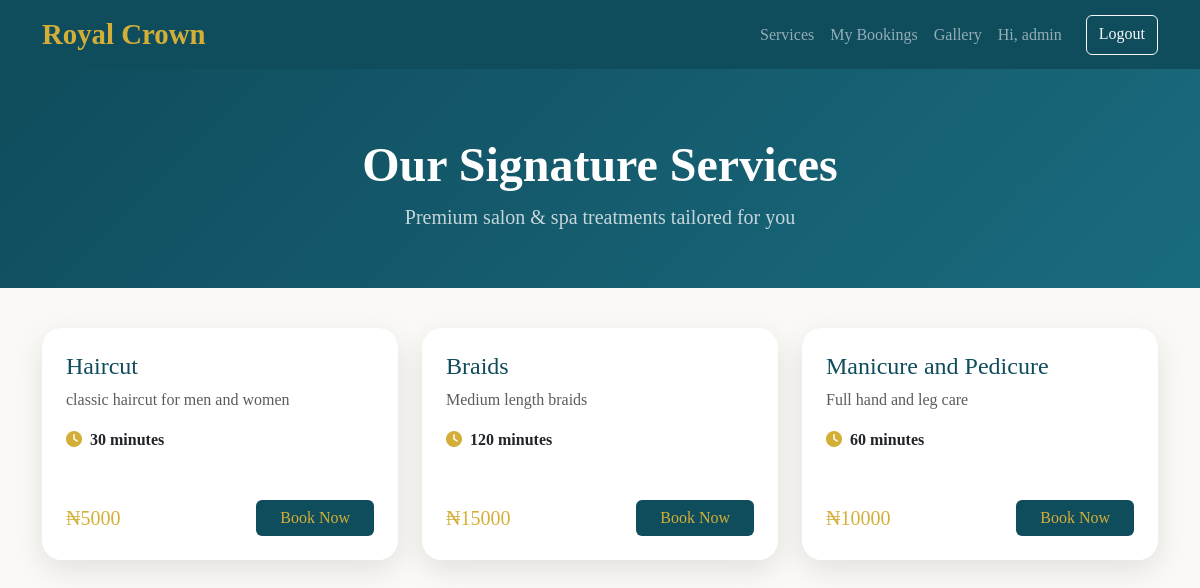
/services/ (signed in), run on the app's committed database.
### core/models.py (models this page shows)
class Service(models.Model):
    name = models.CharField(max_length=100)
    duration = models.IntegerField(help_text="Duration in minutes")
    price = models.IntegerField()
    description = models.TextField(blank=True)

### core/views.py (the view)
# urls.py: path('services/', views.services, name='services'),
def services(request):
    services_list = Service.objects.all()
    return render(request, 'services.html', {'services': services_list})

### core/templates/services.html (shortened to what this page needs)
<!DOCTYPE html>
<html lang="en">
<head>
    <link href="https://cdn.jsdelivr.net/npm/bootstrap@5.3.3/dist/css/bootstrap.min.css" rel="stylesheet">
    <link href="https://cdnjs.cloudflare.com/ajax/libs/font-awesome/6.5.0/css/all.min.css" rel="stylesheet">
</head>
<body>
    <nav class="navbar navbar-expand-lg navbar-dark fixed-top">
        <div class="container">
            <a class="navbar-brand logo" href="{% url 'home' %}">Royal Crown</a>
            <div class="navbar-nav ms-auto">
                <a class="nav-link" href="{% url 'services' %}">Services</a>
                <a class="nav-link" href="{% url 'my_bookings' %}">My Bookings</a>
                <a class="nav-link" href="{% url 'gallery' %}">Gallery</a>
                {% if user.is_authenticated %}
                    <span class="nav-link">Hi, {{ user.username }}</span>
                    <a class="btn btn-outline-light ms-3" href="{% url 'logout' %}">Logout</a>
                {% else %}
                    <a class="btn btn-outline-light ms-3" href="{% url 'login' %}">Login</a>
                    <a class="btn btn-gold ms-2" href="{% url 'register' %}">Register</a>
                {% endif %}
            </div>
        </div>
    </nav>
    <div class="services-header">
        <h1 class="display-5 fw-bold">Our Signature Services</h1>
        <p class="lead opacity-75">Premium salon &amp; spa treatments tailored for you</p>
    </div>
    <div class="container pb-5">
        <div class="row g-4 justify-content-center">
            {% for service in services %}
            <div class="col-lg-4 col-md-6">
                <div class="service-card h-100 card">
                    <div class="card-body p-4">
                        <h4 class="card-title" style="color: #0F4C5C;">{{ service.name }}</h4>
                        <p class="card-text text-muted">{{ service.description }}</p>
                        <p class="mb-0">
                            <i class="fas fa-clock me-1" style="color:#D4AF37;"></i>
                            <strong>{{ service.duration }} minutes</strong>
                        </p>
                    </div>
                    <div class="card-footer bg-white p-4 border-0">
                        <div class="d-flex justify-content-between align-items-center">
                            <h5 class="mb-0" style="color: #D4AF37;">&#8358;{{ service.price }}</h5>
                            <a href="{% url 'book_service' service.id %}" class="btn btn-book px-4">Book Now</a>
                        </div>
                    </div>
                </div>
            </div>
            {% endfor %}
        </div>
    </div>
</body>
</html>

### core/templates/services.html (style rules this page uses)
body { background: #FAF9F6; font-family: 'Playfair Display', serif; }
.navbar { background: #0F4C5C !important; }
.logo { color: #D4AF37; font-weight: 700; font-size: 1.8rem; }
.service-card { border: none; border-radius: 20px; overflow: hidden; box-shadow: 0 10px 30px rgba(0,0,0,0.1); transition: all 0.4s; }
.btn-book { background: #0F4C5C; color: #D4AF37; border: none; }
.services-header { background: linear-gradient(135deg, #0F4C5C, #1a6b7f); color: white; padding: 80px 0 40px; margin-top: 56px; margin-bottom: 40px; text-align: center; }

### data on the page
Service: name "Haircut", description "classic haircut for men and women", duration "30", price "5000"
Service: name "Braids", description "Medium length braids", duration "120", price "15000"
Service: name "Manicure and Pedicure", description "Full hand and leg care", duration "60", price "10000"

### other printed values
{{ user.username }} "admin"
